Frame 1 (no input): blank canvas, image omitted
Frame 60 (no input): blank canvas, image omitted
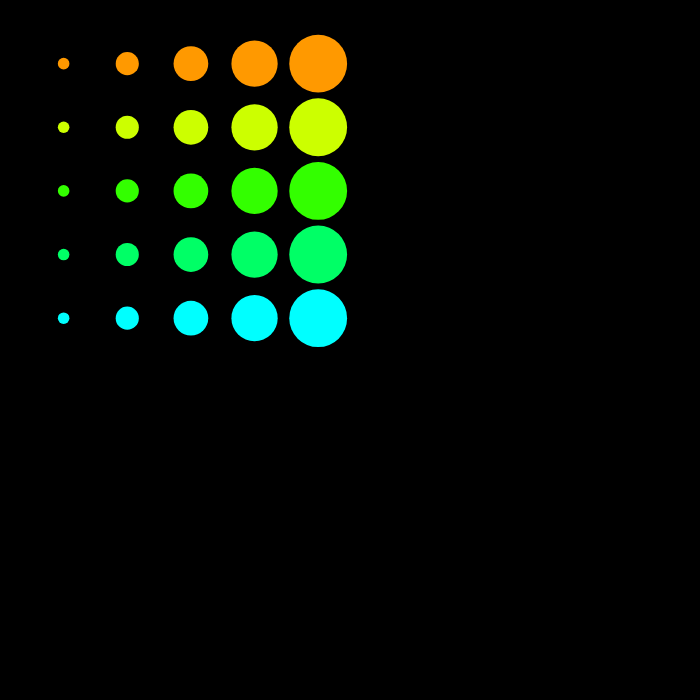
Frame 120 (the mouse pressed at the canvas centre since frame 60)

The p5.js sketch whose frames 1 and 60 were blank and that drew this single picture after the mouse press (run headless with seeded random() and noise() and a simulated clock; from frame 60 on, the mouse is pressed at the canvas centre):

// p5.js sketch
// ── sketch.js
/*
  Warm-up example for session 10
  Prompt: Create a visual pattern with loops that only uses points

*/

// number of rows and columns across the canvas
const numRows = 10;

// space between each point
let pointSpace;

function setup() {
    createCanvas(700,700);
    colorMode(HSB);

    // set the space between points based on the canvas width
    pointSpace = width/(numRows + 1);
}

function draw() {
    background("black");

    // figure out how many columns of points to draw
    let numXPoints = mouseX / pointSpace;

    // iterate through each column
    for(let i = 1; i <= numXPoints; i++) {
        // get the size of the point (between 0 and pointSpace)
        let size = pointSpace * i / numXPoints;
        strokeWeight(size);

        // get the x value for the column
        let x = i * width/(numRows + 1);

        //iterate through each row in the column
        for(let j = 1; j <= numRows; j++) {
            // get the y value for the row
            let y = j * height/(numRows + 1);

            // if the mouse is below this row, 
            // break out of the row loop
            if(y > mouseY) {
                break;
            }

            // set color based on the row number
            let hue = j * 360/(numRows);
            stroke(hue, 255, 255);

            // draw the point
            point(x, y);
            
        }
    }
}
